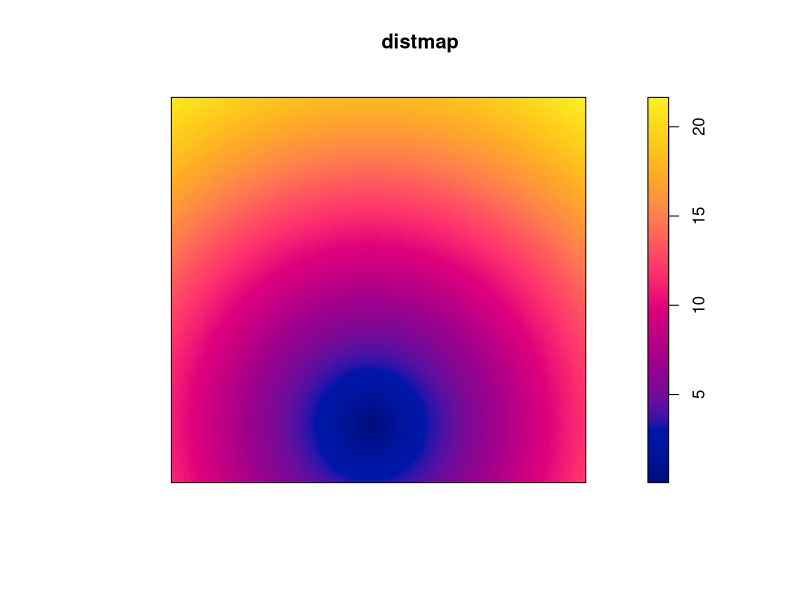
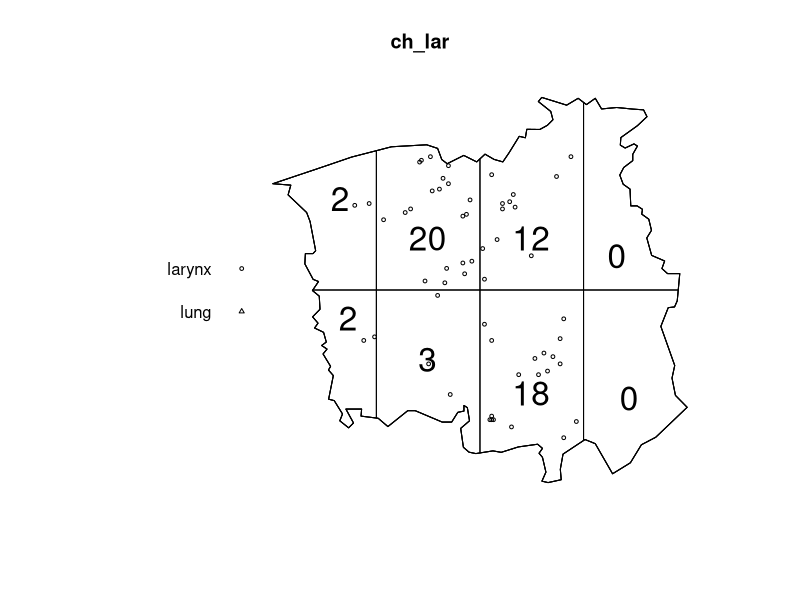
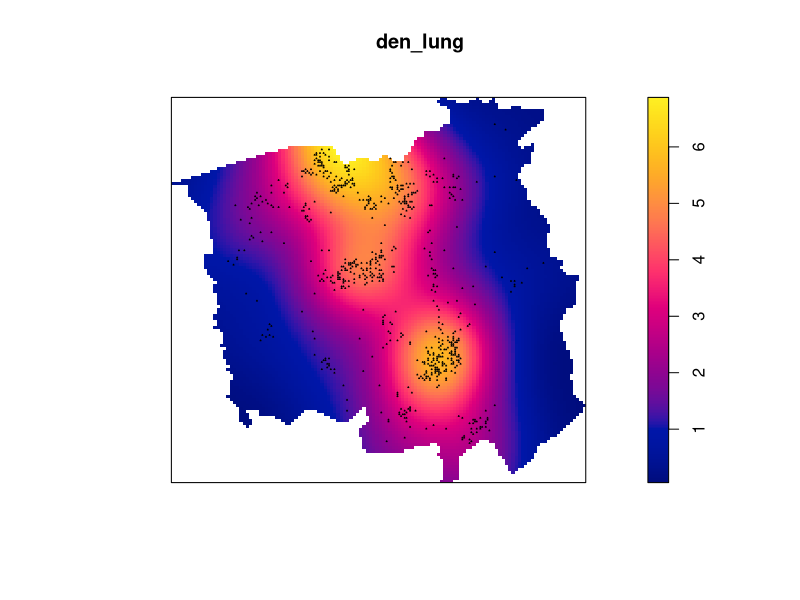
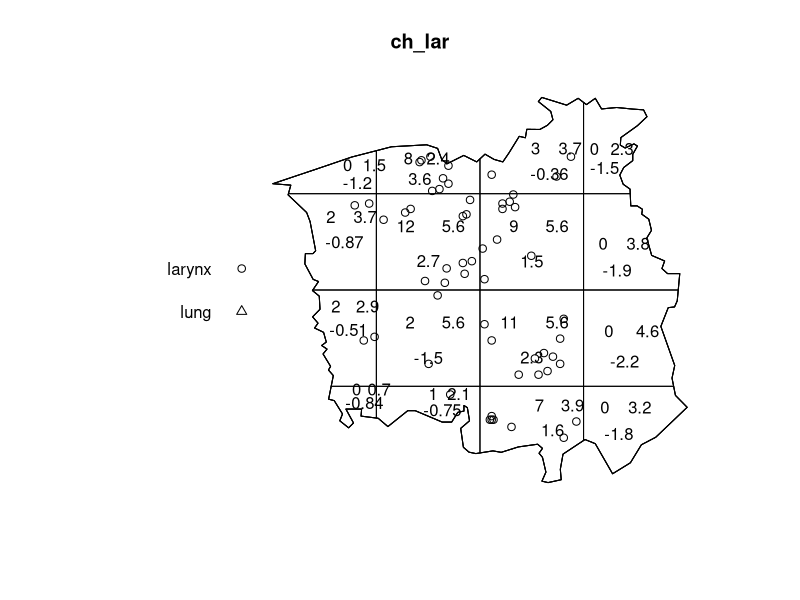

Reproduce these figures in R, in order. (Note: this script raises an error after producing the figures.)
## ---- chunk 1
library(spatstat)

data(chorley)

ch <- unique.ppp(chorley)
ch_lung <- ch[ch$marks=="lung",]
ch_lar <- ch[ch$marks=="larynx",]
this.window <- ch$window
incin <- ppp(chorley.extra$incin$x, chorley.extra$incin$y, window=this.window)
distmap <- distmap(incin)

plot(distmap)

lambda <- summary(ch)$intensity

q <- quadratcount(ch, nx=4,ny=2)
q_lung <- quadratcount(ch_lung, nx=4,ny=2)
q_lar <- quadratcount(ch_lar, nx=4,ny=2)

plot(ch_lar, cex=0.5)
plot(q_lar, add=T, cex=2)

#kde to create a surface predicting population over the 
#entire surface using lung cancer occurances as a subsittute for population
den_lung <- density.ppp(ch_lung, sigma=2, kernel='gaussian')
## ---- chunk 2
plot(den_lung)
plot(ch_lung, add=T, cex=.1)
csr.test <- quadrat.test(ch_lar, nx=4, ny=4, method="Chisq")
## ---- chunk 3
plot(ch_lar, color='blue')
plot(csr.test, add=T, color="red")
csr.test
## ---- chunk 4
null <- ppm(ch_lar)
dist <- ppm(ch_lar, ~distmap, covariates=distmap)
pop <- ppm(ch_lar, ~den_lung, covariates=den_lung)
pop_dist <- ppm(ch_lar, ~den_lung+distmap, covariates =c(den_lung, distmap))
pop.dist <- ppm(ch_lar, ~den_lung*distmap, covariates=c(den_lung, distmap))

aic <- matrix(ncol=2, nrow=5)
aic[,1] <- c("null","dist","pop","pop_dist","pop.dist")
aic[,2] <- c(AIC(null),AIC(dist),AIC(pop),AIC(pop_dist),AIC(pop.dist))

aic

aic[aic[,2]==min(aic[,2]),]
## ---- chunk 5
pop_dist
## ---- chunk 6
pop_den_predict <- predict(pop_dist, type="intensity", se=T, window=this.window)
names(pop_den_predict)
plot(pop_den_predict$larynx)
